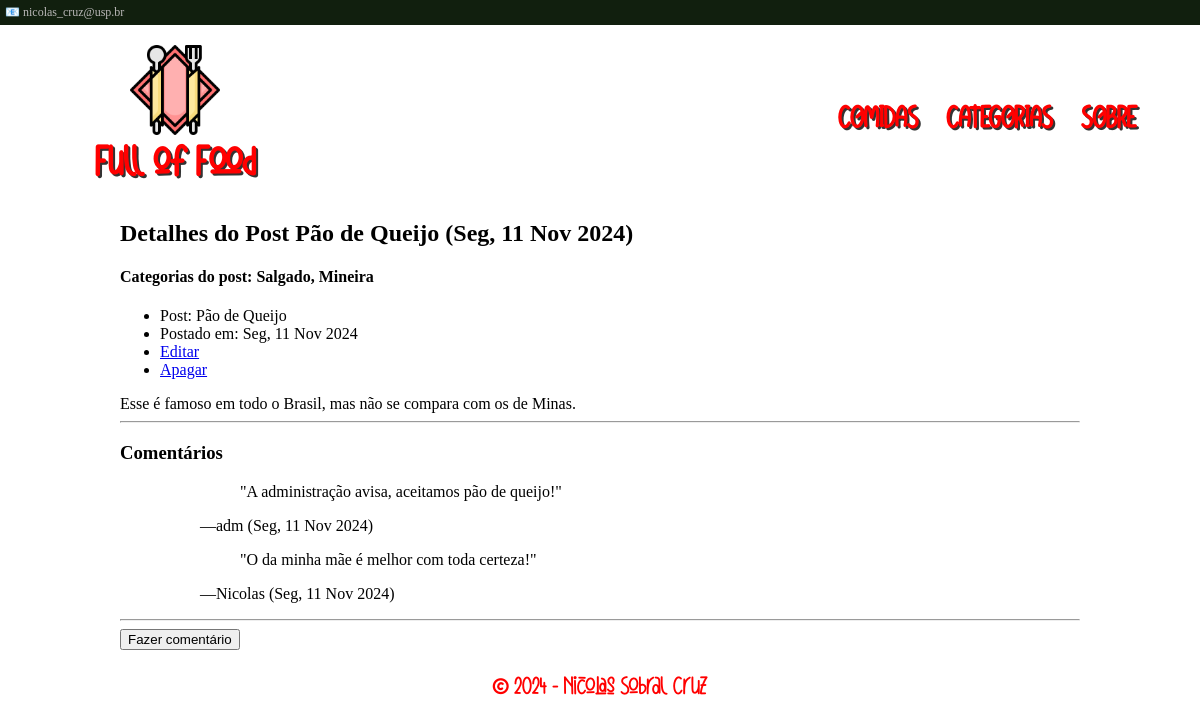
Screenshot of /comidas/10/ with the database file from the repository.
### comidas/models.py (models this page shows, shortened)
class Post(models.Model):
    titulo = models.CharField(max_length=255)
    conteudo = models.TextField()
    data = models.DateTimeField(auto_now_add=False)
    class Meta:
        ordering = ['-data']

class Category(models.Model):
    nome=models.CharField(max_length=255)
    descricao=models.CharField(max_length=1000)
    post = models.ManyToManyField(Post)

class Comment(models.Model):
    autor= models.ForeignKey(settings.AUTH_USER_MODEL,on_delete=models.CASCADE)
    texto=models.CharField(max_length=1000)
    data = models.DateTimeField(auto_now_add=True)
    post = models.ForeignKey(Post, on_delete=models.CASCADE)
    class Meta:
        ordering = ['-data']

### comidas/views.py (the view)
# urls.py: path('<int:pk>/', views.DetailView.as_view(), name='detail'),
class DetailView(generic.DetailView):
    model=Post
    template_name='comidas/detail.html'

### comidas/templates/comidas/detail.html (shortened to what this page needs)
{% extends 'base.html' %}
{% block content %}
    <h2>Detalhes do Post {{ post.titulo }} ({{ post.data|date:"D, d M Y" }})</h2>
    <section>
        <h4>Categorias do post:
            {% if post.category_set.all %}
               {% for category in post.category_set.all %}
    {{ category.nome }}{% if not forloop.last %}, {% endif %}
{% endfor %}
            {% endif %}
        </h4>
    </section>
    <section >
      <ul>
        <li>Post: {{ post.titulo }}</li>
        <li>Postado em: {{ post.data |date:"D, d M Y" }}</li>
        <li><a href="{% url 'comidas:update' post.id %}">Editar </a></li>
        <li><a href="{% url 'comidas:delete' post.id %}">Apagar </a></li>
      </ul>
      {{ post.conteudo |safe }}
    </section>
    <hr>
<section>
    <header>
        <h3>Comentários</h3>
    </header>
    <ul>
        {% if post.comment_set.all %}
            {% for comment in post.comment_set.all %}
                <figure>
                    <blockquote>
                        "{{ comment.texto }}"
                    </blockquote>
                    <figcaption>—{{ comment.autor }}  ({{comment.data|date:"D, d M Y"}})</figcaption>
                </figure>
            {% endfor %}
        {% else %}
            <p>Ainda não existe nenhuma comentário nesse post</p>
        {% endif %}
    </ul>
    <hr>
    <a href="{% url 'comidas:comment' post.pk %}"><button>Fazer comentário</button></a>
</section>
{% endblock content %}

### static/style.css (style rules this page uses)
:root { font-size: 16px; }
body { margin:0; }
header { width: 100%; margin: 0 auto; background-color: #fff; }

### rows the page displays
Post: titulo "Pão de Queijo", data "Seg, 11 Nov 2024", conteudo "Esse é famoso em todo o Brasil, mas não se compara com os de Minas."
Category: nome "Salgado"
Category: nome "Mineira"
Comment: texto "A administração avisa, aceitamos pão de queijo!", autor "adm", data "Seg, 11 Nov 2024"
Comment: texto "O da minha mãe é melhor com toda certeza!", autor "Nicolas", data "Seg, 11 Nov 2024"
